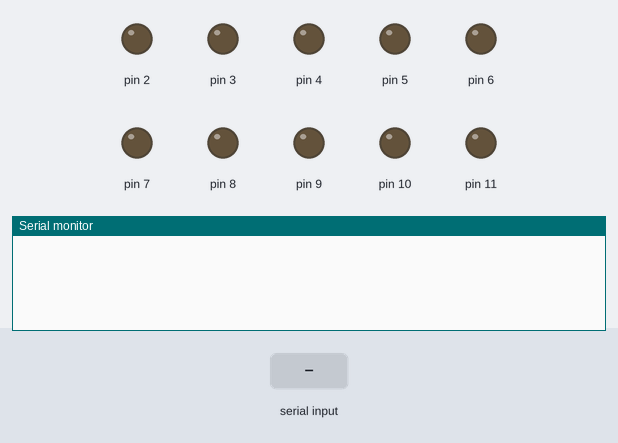
This sketch was run on a simulated Arduino Uno, built with avr-gcc and run on an emulated ATmega328P. Parts: output pins drawn as LEDs (lit = HIGH), the last lines printed to the serial monitor. The test bench sets the inputs (shaded band).

Above: at 1.2 s.
1.3 s: "90,45\n" received over Serial
At 2.3 s:
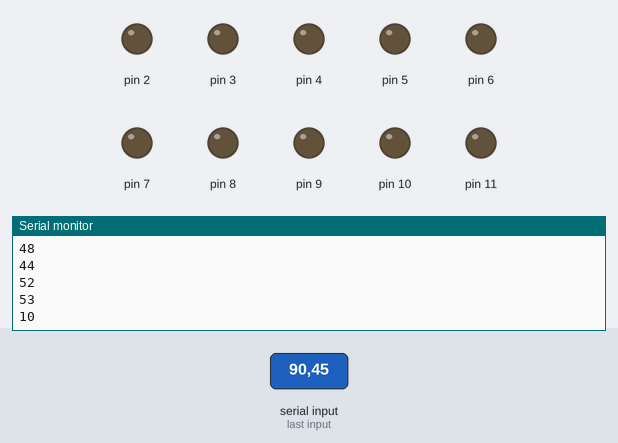
2.8 s: "30,150\n" received over Serial
At 3.6 s:
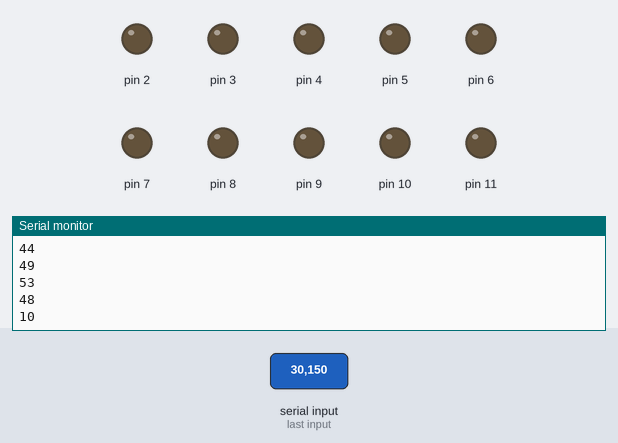
4.3 s: "200\n" received over Serial
At 5.5 s:
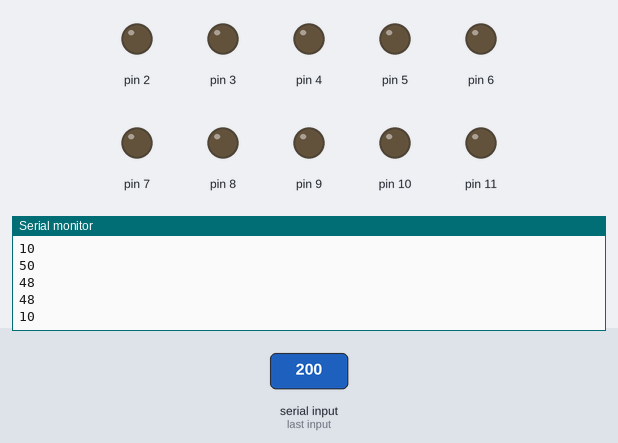
5.8 s: "5\n" received over Serial
At 6.3 s:
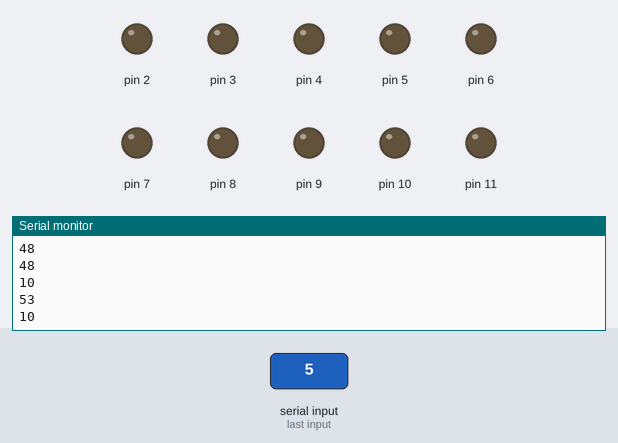
Timing chart, 0 to 8.3 s (numbered marks = the images above; inputs shaded):
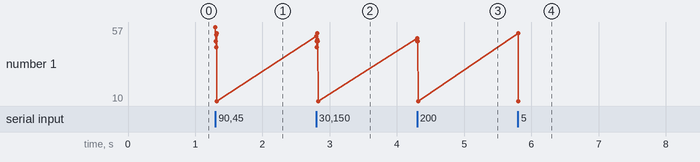

The sketch:

sketch_apr09i.ino
```cpp
void setup() {
  // put your setup code here, to run once:
  Serial.begin(9600);
  for (int i = 2; i < 12; i++) {
    pinMode(i, OUTPUT);
  }
}

void loop() {
  // put your main code here, to run repeatedly:
  int k = Serial.read();
  if (k > 0) {
    lowAll();
    Serial.println(k);
    digitalWrite(k-48,HIGH);
  }
  delay(1);
}
void lowAll() {
  for (int i = 2; i < 12; i++) {
    digitalWrite(i, LOW);
  }
}
```

Measured:
- after the input at 1.3 s, the serial monitor: prints a new line at once (image 1)
- after the input at 2.8 s, the serial monitor: prints a new line at once (image 2)
- after the input at 4.3 s, the serial monitor: prints a new line at once (image 3)
